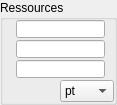
  <widget class="QGroupBox" name="groupBoxRess" >
   <property name="geometry" >
    <rect>
     <x>212</x>
     <y>440</y>
     <width>117</width>
     <height>105</height>
    </rect>
   </property>
   <property name="title" >
    <string>Ressources</string>
   </property>
   <widget class="QLineEdit" name="ressD" >
    <property name="geometry" >
     <rect>
      <x>16</x>
      <y>60</y>
      <width>89</width>
      <height>18</height>
     </rect>
    </property>
    <property name="toolTip" >
     <string>Deutérium</string>
    </property>
    <property name="alignment" >
     <set>Qt::AlignRight</set>
    </property>
   </widget>
   <widget class="QLineEdit" name="ressC" >
    <property name="geometry" >
     <rect>
      <x>16</x>
      <y>40</y>
      <width>89</width>
      <height>18</height>
     </rect>
    </property>
    <property name="toolTip" >
     <string>Cristal</string>
    </property>
    <property name="alignment" >
     <set>Qt::AlignRight</set>
    </property>
   </widget>
   <widget class="QLineEdit" name="ressM" >
    <property name="geometry" >
     <rect>
      <x>16</x>
      <y>20</y>
      <width>89</width>
      <height>18</height>
     </rect>
    </property>
    <property name="toolTip" >
     <string>Métal</string>
    </property>
    <property name="alignment" >
     <set>Qt::AlignRight</set>
    </property>
   </widget>
   <widget class="QLabel" name="labelFret" >
    <property name="geometry" >
     <rect>
      <x>4</x>
      <y>84</y>
      <width>53</width>
      <height>16</height>
     </rect>
    </property>
    <property name="toolTip" >
     <string>Nombre de vaisseaux pour pillage</string>
    </property>
    <property name="text" >
     <string/>
    </property>
    <property name="alignment" >
     <set>Qt::AlignCenter</set>
    </property>
   </widget>
   <widget class="QComboBox" name="comboBoxFret" >
    <property name="geometry" >
     <rect>
      <x>60</x>
      <y>80</y>
      <width>54</width>
      <height>22</height>
     </rect>
    </property>
    <property name="toolTip" >
     <string>Choix du type de vaisseau</string>
    </property>
    <item>
     <property name="text" >
      <string>pt</string>
     </property>
    </item>
    <item>
     <property name="text" >
      <string>gt</string>
     </property>
    </item>
    <item>
     <property name="text" >
      <string>cle</string>
     </property>
    </item>
    <item>
     <property name="text" >
      <string>clo</string>
     </property>
    </item>
    <item>
     <property name="text" >
      <string>cr</string>
     </property>
    </item>
    <item>
     <property name="text" >
      <string>vb</string>
     </property>
    </item>
    <item>
     <property name="text" >
      <string>vc</string>
     </property>
    </item>
    <item>
     <property name="text" >
      <string>re</string>
     </property>
    </item>
    <item>
     <property name="text" >
      <string>bo</string>
     </property>
    </item>
    <item>
     <property name="text" >
      <string>de</string>
     </property>
    </item>
    <item>
     <property name="text" >
      <string>edlm</string>
     </property>
    </item>
    <item>
     <property name="text" >
      <string>tr</string>
     </property>
    </item>
   </widget>
  </widget>
